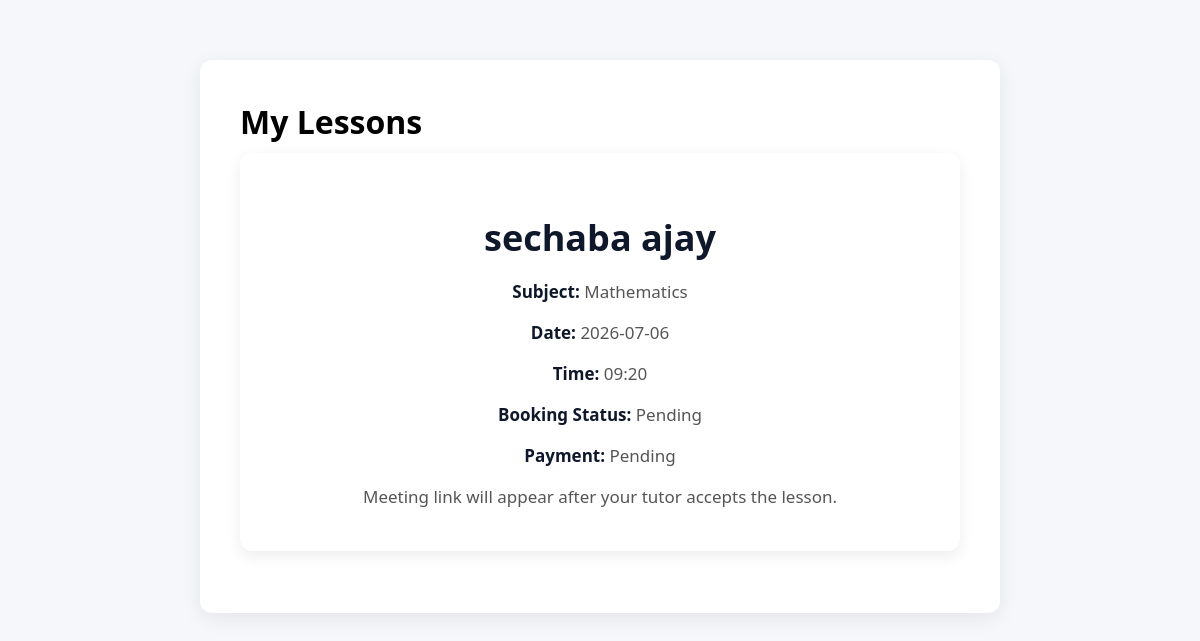
The page /my-lessons (signed in) on the database as committed earlier.
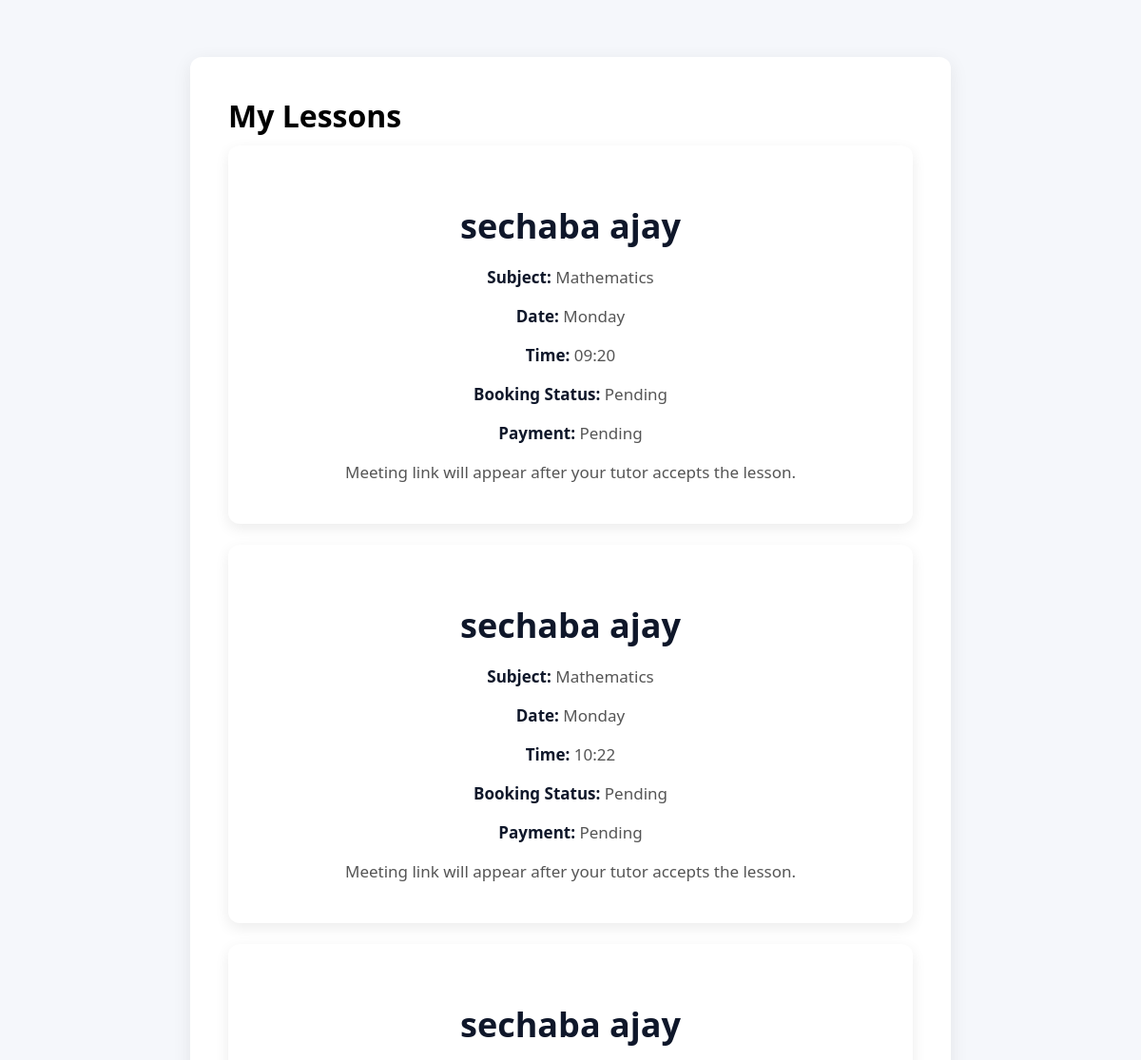
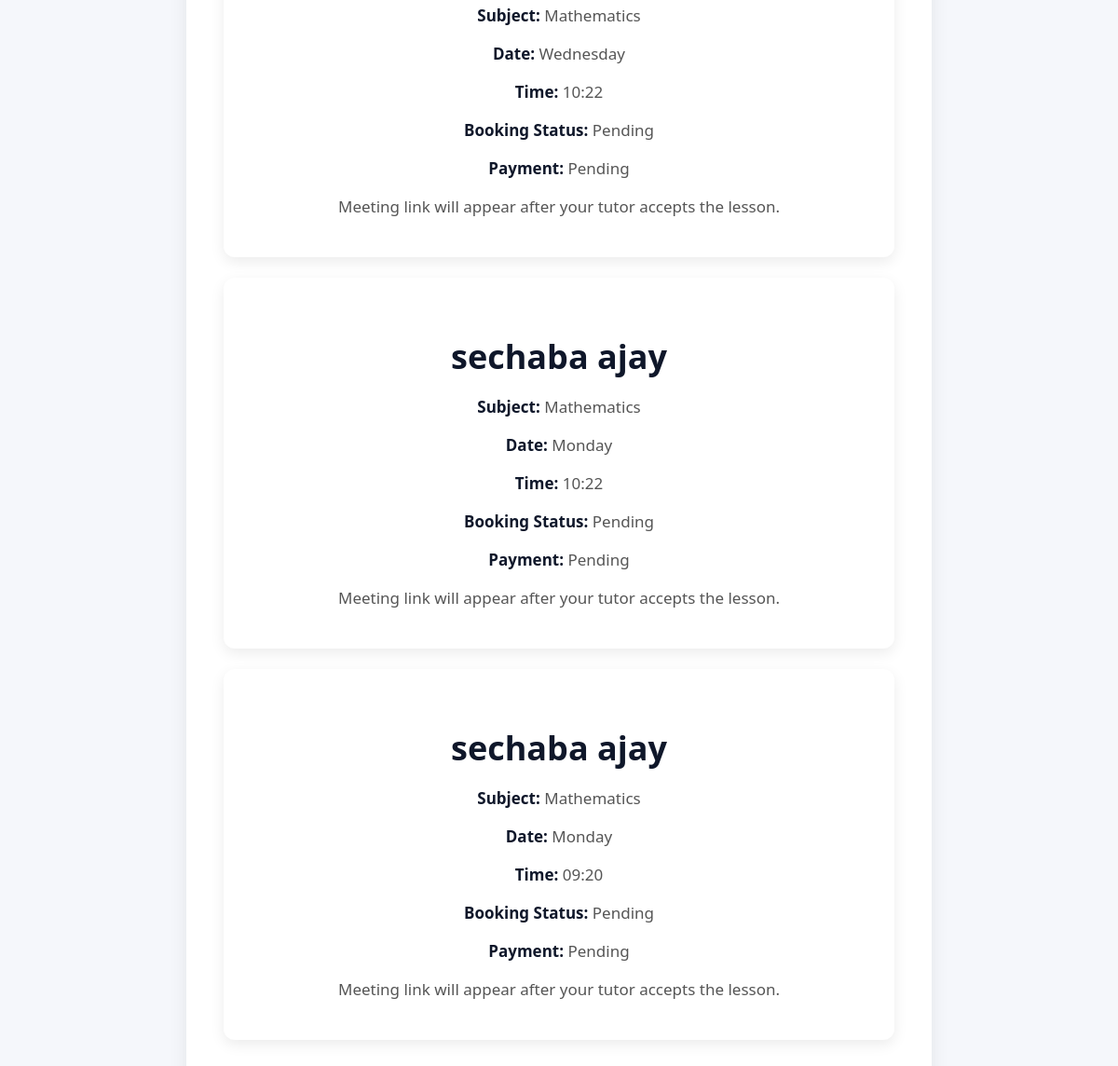
The same page on the database as committed later (2 pictures, top to bottom).
### tables this page shows
CREATE TABLE bookings(

    id INTEGER PRIMARY KEY AUTOINCREMENT,

    student_id INTEGER,

    tutor_id INTEGER,

    lesson_date TEXT,

    lesson_time TEXT,

    subject TEXT,

    message TEXT,
     
    amount REAL DEFAULT 0, 
     
    status TEXT DEFAULT 'Pending',

    payment_status TEXT DEFAULT 'Pending',

    created_at TIMESTAMP DEFAULT CURRENT_TIMESTAMP

);

CREATE TABLE tutors(

        id INTEGER PRIMARY KEY AUTOINCREMENT,

        application_id INTEGER,

        full_name TEXT,
        email TEXT UNIQUE,
        password TEXT,

        phone TEXT,

        province TEXT,
        city TEXT,

        subject TEXT,
        teaching_mode TEXT,

        qualification TEXT,
        experience INTEGER,

        bio TEXT,

        hourly_rate REAL,

        profile_photo TEXT,

        verified INTEGER DEFAULT 0,

        profile_completed INTEGER DEFAULT 0,

        available INTEGER DEFAULT 1,

        rating REAL DEFAULT 0,

        total_reviews INTEGER DEFAULT 0,

        created_at TIMESTAMP DEFAULT CURRENT_TIMESTAMP,

        FOREIGN KEY(application_id)
        REFERENCES tutor_applications(id)

    );

### app.py (the view)
@app.route("/my-lessons")
def my_lessons():
    if "student" not in session:
        return redirect("/student-login")
    conn = get_connection()
    bookings = conn.execute("""

    SELECT

        bookings.*,

        tutors.full_name,
        tutors.subject

    FROM bookings

    JOIN tutors

    ON bookings.tutor_id = tutors.id

    WHERE bookings.student_id=?

    ORDER BY bookings.created_at DESC

    """,(session["student"],)).fetchall()
    conn.close()
    return render_template(
        "my_lessons.html",
        bookings=bookings
    )

### database.py (called while the page is built)
def get_connection():
    os.makedirs("instance", exist_ok=True)
    connection = sqlite3.connect(DATABASE)
    connection.row_factory = sqlite3.Row
    return connection

### templates/my_lessons.html (shortened to what this page needs)
<!DOCTYPE html>
<html>
<head>
<link rel="stylesheet"
href="{{ url_for('static', filename='css/style.css') }}">
</head>
<body>
<div class="application">
<h1>My Lessons</h1>
{% if bookings %}
{% for booking in bookings %}
<div class="card">
<h2>{{ booking.full_name }}</h2>
<p><strong>Subject:</strong> {{ booking.subject }}</p>
<p><strong>Date:</strong> {{ booking.lesson_date }}</p>
<p><strong>Time:</strong> {{ booking.lesson_time }}</p>
<p><strong>Booking Status:</strong> {{ booking.status }}</p>
<p><strong>Payment:</strong> {{ booking.payment_status }}</p>
{% if booking.meeting_link %}
<a
href="{{ booking.meeting_link }}"
target="_blank">
<button>
Join Lesson
</button>
</a>
{% else %}
<p>
Meeting link will appear after your tutor accepts the lesson.
</p>
{% endif %}
</div>
<br>
{% endfor %}
{% else %}
<h3>No lessons booked yet.</h3>
{% endif %}
</div>
</body>
</html>

### static/css/style.css (style rules this page uses)
* { margin:0; padding:0; box-sizing:border-box; }
body { font-family:'Segoe UI',sans-serif; background:#f5f7fb; }
.application { max-width:800px; margin:60px auto; background:white; padding:40px; border-radius:12px; box-shadow:0 5px 20px rgba(0,0,0,.08); }
.application h1 { margin-bottom:10px; }
.application p { margin-bottom:30px; color:#555; }
.card { background:white; padding:25px; border-radius:12px; text-align:center; box-shadow:0 5px 15px rgba(0,0,0,.08); }
.card h2 { font-size:36px; color:#0F172A; }
.card p { margin-top:10px; color:#555; }
.application p { margin:18px 0; font-size:17px; }
.application strong { color:#0F172A; }
.application h2 { margin-top:35px; }

Rows that differ between the two databases and show on the page:
added bookings: full_name "sechaba ajay", subject "Mathematics", lesson_date "Monday", lesson_time "09:20", status "Pending", payment_status "Pending"
added bookings: full_name "sechaba ajay", subject "Mathematics", lesson_date "Monday", lesson_time "10:22", status "Pending", payment_status "Pending"
added bookings: full_name "sechaba ajay", subject "Mathematics", lesson_date "Wednesday", lesson_time "10:22", status "Pending", payment_status "Pending"
added bookings: full_name "sechaba ajay", subject "Mathematics", lesson_date "Monday", lesson_time "10:22", status "Pending", payment_status "Pending"
changed bookings (number 5 of 5 on the later page): lesson_date "2026-07-06" → "Monday"
